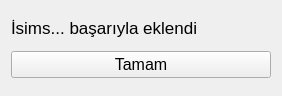
<?xml version="1.0" encoding="UTF-8"?>
<ui version="4.0">
 <class>Form</class>
 <widget class="QWidget" name="Form">
  <property name="geometry">
   <rect>
    <x>0</x>
    <y>0</y>
    <width>282</width>
    <height>96</height>
   </rect>
  </property>
  <property name="windowTitle">
   <string>Eklendi</string>
  </property>
  <property name="windowIcon">
   <iconset resource="../onizlenim/resim.qrc">
    <normaloff>:/newPrefix/resim/0.png</normaloff>:/newPrefix/resim/0.png</iconset>
  </property>
  <layout class="QVBoxLayout" name="verticalLayout">
   <item>
    <widget class="QLabel" name="label">
     <property name="sizePolicy">
      <sizepolicy hsizetype="Fixed" vsizetype="Fixed">
       <horstretch>0</horstretch>
       <verstretch>0</verstretch>
      </sizepolicy>
     </property>
     <property name="font">
      <font>
       <pointsize>13</pointsize>
       <underline>false</underline>
      </font>
     </property>
     <property name="text">
      <string>İsims... başarıyla eklendi</string>
     </property>
    </widget>
   </item>
   <item>
    <widget class="QPushButton" name="pushButton">
     <property name="font">
      <font>
       <pointsize>12</pointsize>
      </font>
     </property>
     <property name="text">
      <string>Tamam</string>
     </property>
    </widget>
   </item>
  </layout>
 </widget>
 <resources>
  <include location="../onizlenim/resim.qrc"/>
 </resources>
 <connections/>
</ui>
